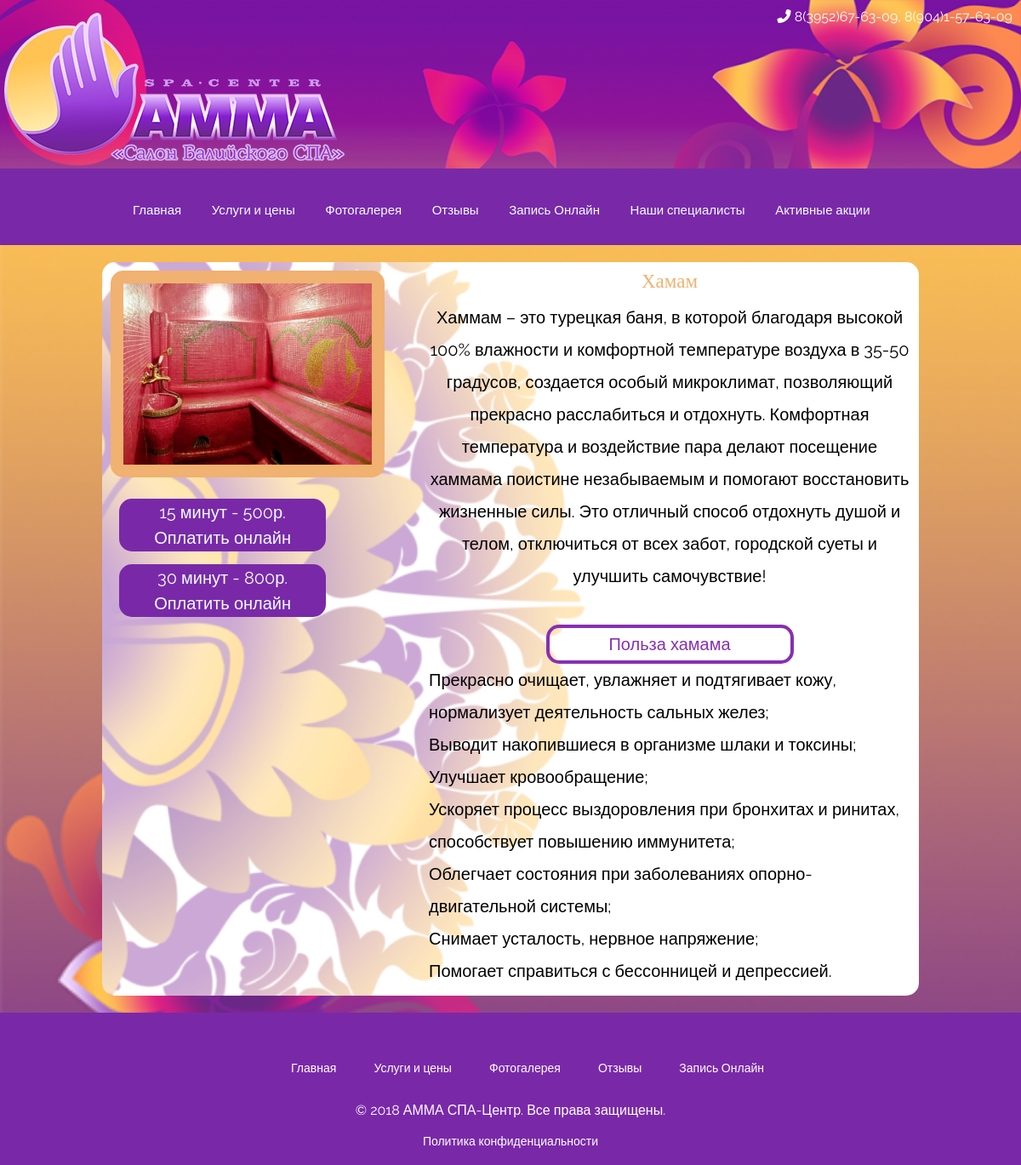
The app's page /hamam/ with its own data.
### amma/models.py (models this page shows, shortened)
class Hamam(models.Model):
    id_hamam = models.AutoField(auto_created=True, primary_key=True)
    img = models.ImageField()
    description_1 = models.TextField()
    description_2 = models.TextField()
    name = models.CharField(max_length=100)
    price_1 = models.IntegerField()
    time_1 = models.IntegerField()
    price_2 = models.IntegerField()
    time_2 = models.IntegerField()

### amma/views.py (the view)
# urls.py: path('hamam/', views.hamam_page, name='hamam_page'),
def hamam_page(request):
    from .models import Hamam
    serv_info = Hamam.objects.all()
    context = {
        'serv_info': serv_info
    }
    return render(request, 'amma/hamam_page.html', context)

### templates/amma/hamam_page.html (shortened to what this page needs)
{% load static %}
<!DOCTYPE html>
<html lang="en">
<head>
	<link rel="stylesheet" href="{% static 'css/style.css' %}">
</head>
<body>
	<header>
		<div class="bolo">
			<div class="nomber">
				<p><i class="fas fa-phone-alt"></i> 8(3952)67-63-09, 8(904)1-57-63-09 </p>
			</div>
			<div class="logo">
				<a href="{% url 'index_page' %}"><img class="graficlogo" src="{% static 'img/logo.png' %}" alt="Logo"></a>
			</div>
		</div>
		<nav>
			<div class="topnav" id="myTopnav">
				<a href="{% url 'index_page' %}">Главная</a>
				<a href="{% url 'prices_page' %}">Услуги и цены</a>
				<a href="{% url 'gallery_page' %}">Фотогалерея</a>
				<a href="{% url 'reviews' %}">Отзывы</a>
				<a href="{% url 'appli_online_page' %}">Запись Онлайн</a>
				<a href="{% url 'workers_page' %}">Наши специалисты</a>
                <a href="{% url 'actions_page' %}">Активные акции</a>
			</div>
		</nav>
	</header>
    <div class="zeman_wrapper" style="background-image: {% static 'img/Фон_сертификаты_3-606x1024.png' %}; background-repeat: repeat-y; background-position: center !important; background-size: cover !important; background-repeat: repeat-y; border-radius: 10px !important;">
        {% for serv in serv_info %}
            <div class="serv">
                <div class="serv_left">
                    <div class="serv_img">
                        <img src="{{ MEDIA_URL }}{{ serv.img.url }}" alt="" class="serv_img_img" style="border-radius: 15px; border: 15px #F0B171 solid;">
                    </div>
                    <div class="serv_prices">
                        {% if serv.price_1 != 0 %}
                            <div class="serv_price">
                                <a href="{{ serv.id_hamam }}/{{ serv.price_1 }}/{{ serv.time_1 }}">
                                    <div class="serv_price_text">
                                        {{ serv.time_1 }} минут - {{ serv.price_1 }}р.
                                    </div>
                                    <div class="serv_price_a">
                                            Оплатить онлайн
                                    </div>
                                </a>
                            </div>
                        {% endif %}
                        {% if serv.price_2 != 0 %}
                            <div class="serv_price">
                                <a href="{{ serv.id_hamam }}/{{ serv.price_2 }}/{{ serv.time_2 }}">
                                    <div class="serv_price_text">
                                        {{ serv.time_2 }} минут - {{ serv.price_2 }}р.
                                    </div>
                                    <div class="serv_price_a">
                                            Оплатить онлайн
                                    </div>
                                </a>
                            </div>
                        {% endif %}
                    </div>
                </div>
                <div class="serv_right">
                    <div class="serv_name">
                        {{ serv.name }}
                    </div>
                    <div class="serv_desc">
                        {{ serv.description_1 | safe }}
                        <br>
                        <br>
                        <div class="serv_desc_wrapper_hamam" style="display: flex; justify-content: center">
                            <div class="hamam_2_desc_name" style="border: 4px #872FB3 solid; border-radius: 15px; font-size: 20px; color: #872FB3; width: 50%;">
                            Польза хамама
                        </div>
                        </div>
                        <div class="hamam_2_desc_name" style="text-align: left">
                            {{ serv.description_2 | safe }}
                        </div>
                    </div>
                </div>
            </div>
        {% endfor %}
    </div>
	<footer>
		<nav>
			<div class="bottomnav">
				<a href="index.html">Главная</a>
				<a href="services.html">Услуги и цены</a>
				<a href="gallery.html">Фотогалерея</a>
				<a href="testimonials.html">Отзывы</a>
				<a href="appointment.html">Запись Онлайн</a>
			</div>
		</nav>
		<div class="container_footer">
			<p>© 2018 АММА СПА-Центр. Все права защищены.</p>
			<a href=""><p>Политика конфиденциальности</p></a>
		</div>
	</footer>
</body>
</html>

### static/css/style.css (style rules this page uses)
* { margin: 0; padding: 0; }
a { text-decoration: none; }
body { font-family: 'Raleway', sans-serif; background: rgba(255,255,255,0.5) url(../img/bkg4-1024x500.png)no-repeat fixed left top; background-size: cover; background-attachment: fixed; }
header { background-color: #7929A8; }
.bolo { background-image: url(../img/bkg_image.png); background-size: cover; }
.nomber { color: #fff; padding: 10px; float: right; height: 20px; }
.graficlogo { padding: 5px; max-width: 100%; box-sizing: border-box; margin-top: 10px; }
nav { margin: auto; width: 920px; height: 50px; }
.topnav { font-size: 14px; margin-top: 40px; }
.topnav a { color: azure; text-align: center; padding: 14px 16px; font-size: 15px; position: relative; }
.topnav a::before { content: ''; bottom: 0; left: 0; position: absolute; width: 0%; height: 2px; background-color: #000; transition: 0.3s; }
footer { width: 100%; height: auto; background-color: #7929A8; margin:0 auto; text-align: center; padding-top: 55px; padding-bottom: 10px; }
footer a { color: white; font-size: 14px; margin-left: 40px; transition: 0.5s; }
.container_footer { color: white; margin-bottom: 10px; }
.zeman_wrapper { width: 100%; min-height: 100vh; display: flex; justify-content: center; align-items: center; }
.serv { width: 80%; height: 80%; background: url(../img/backgroundcertfone.png) ; background-repeat: repeat-y; background-position: center !important; background-size: cover !important; display: flex; flex-wrap: wrap; justify-content: space-between; border-radius: 15px; margin-bottom: 20px; margin-top: 20px; }
.serv_left { width: 35%; min-width: 280px; }
.serv_right { width: 60%; min-width: 280px; text-align: center; }
.serv_img { width: 100%; }
.serv_img_img { width: 87%; }
.serv_price { text-align: center; width: 70%; background-color: #7929A8; border-radius: 15px; color: azure; }
.serv_right, .serv_left { font-size: 20px; }
.serv_name { font-size: 23px; color: #F0B171; font-family: "Arial Black"; }
.serv_desc { line-height: 1.9; }
.serv_right, .serv_left, .serv_img, .serv_name, .serv_desc { padding: 5px; }
.serv_price { text-align: center; margin: 15px; padding: 4px; transition: 0.3s; }
.serv_price a { color: azure; text-decoration: none; width: 100%; height: 100%; }
.serv_price_text { margin-bottom: 6px; }

### records on screen
Hamam: img (picture), time_1 "15", price_1 "500", time_2 "30", price_2 "800", name "Хамам", description_1 "Хаммам – это турецкая баня, в которой благодаря высокой 100% влажности и комфортной температуре воздуха в 35-50 градусов, создается особый микроклимат, позволяющий прекрасно расслабиться и отдохнуть. Комфортная температура и воздействие пара делают посещение хаммама поистине незабываемым и помогают восстановить жизненные силы. Это отличный способ отдохнуть душой и телом, отключиться от всех забот, городской суеты и улучшить самочувствие!", description_2 "Прекрасно очищает, увлажняет и подтягивает кожу, нормализует деятельность сальных желез; Выводит накопившиеся в организме шлаки и токсины; Улучшает кровообращение; Ускоряет процесс выздоровления при бронхитах и ринитах, способствует повышению иммунитета; Облегчает состояния при заболеваниях опорно-двигательной системы; Снимает усталость, нервное напряжение; Помогает справиться с бессонницей и депрессией."
